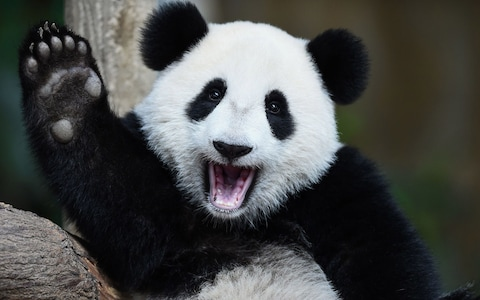
#> input picture panda.jpg, 480 x 300 px
$ python imgchannel.py
#> lines starting #> are read from the running program, lines starting #| are printed output that depends on the picture
import cv2, numpy as np
image = cv2.imread('panda.jpg').astype(np.float32) / 255
print('Shape:', image.shape)
#| Shape: (300, 480, 3)

image[:, :, [0, 2]] = image[:, :, [2, 0]]
cv2.imshow('blue_and_red_swapped', image)

#cv2.waitKey()
#cv2.destroyAllWindows()

image[:, :, [0, 2]] = image[:, :, [2, 0]]
image[:, :, 0] = (image[:, :, 0] * 0.9).clip(0, 1)
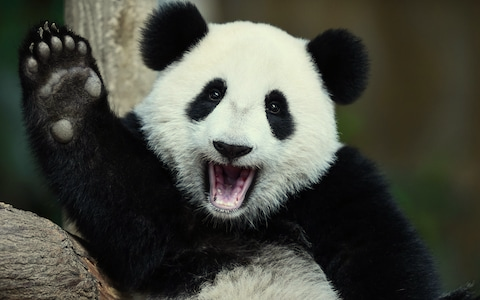
#> image: shape (300, 480, 3) float32; mean B, G, R 0.254, 0.289, 0.283
image[:, :, 1] = (image[:, :, 1] * 1.1).clip(0, 1)
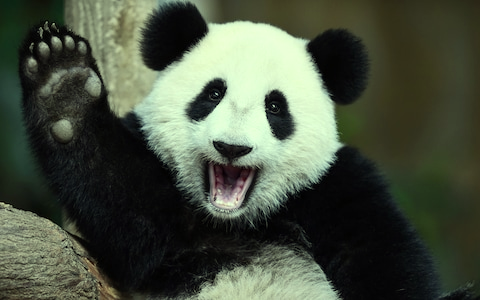
#> image: shape (300, 480, 3) float32; mean B, G, R 0.254, 0.317, 0.283
cv2.imshow('image', image)
cv2.waitKey()
cv2.destroyAllWindows()
